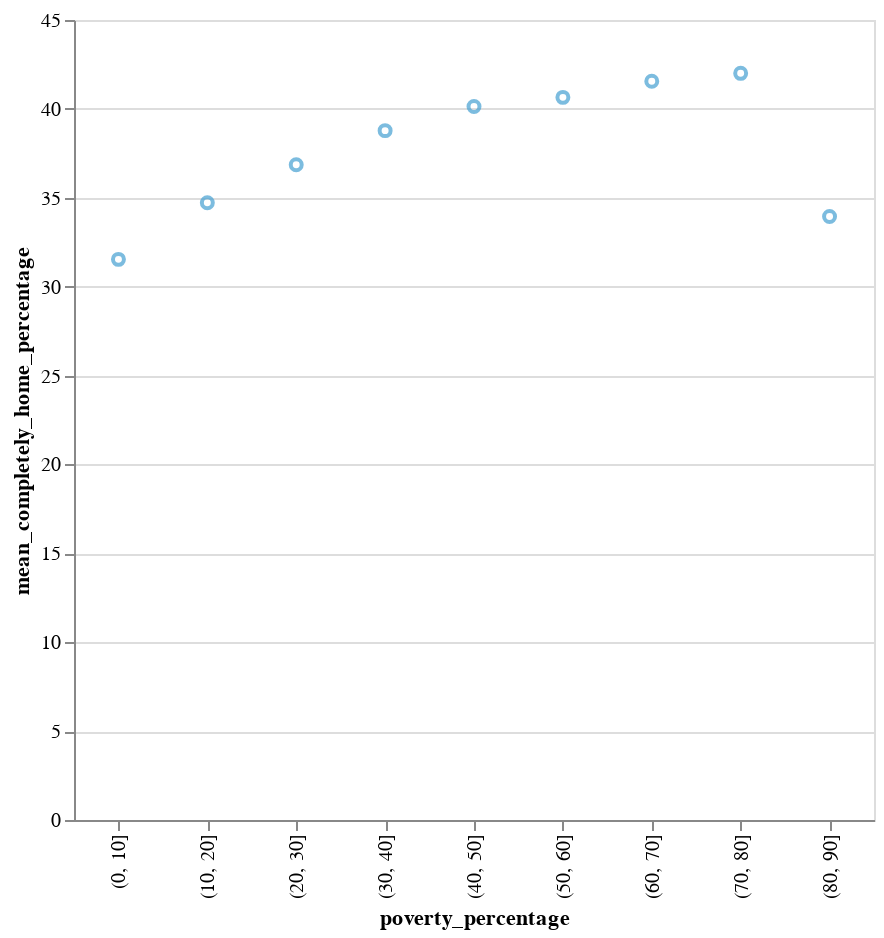

Notebook source saved alongside this figure:
### Code cell
#
alt.Chart(result_mean_df).mark_point().encode(
    alt.X('poverty_percentage:N'),
    alt.Y('mean_completely_home_percentage'),
    color = alt.Color('color',scale=None),
    tooltip=[alt.Tooltip('poverty_percentage'),
             alt.Tooltip('mean_completely_home_percentage')]
).properties(width=400, height=400).interactive()

### Figure 1 — Vega-Lite specification as saved in the notebook (floating-point values rounded to 4 significant figures)
{"config": {"view": {"continuousWidth": 400, "continuousHeight": 300}}, "data": {"name": "data-c16da4c19a694fc7ef947e9fd4b48627"}, "mark": "point", "encoding": {"color": {"type": "nominal", "field": "color", "scale": null}, "tooltip": [{"type": "nominal", "field": "poverty_percentage"}, {"type": "quantitative", "field": "mean_completely_home_percentage"}], "x": {"type": "nominal", "field": "poverty_percentage"}, "y": {"type": "quantitative", "field": "mean_completely_home_percentage"}}, "height": 400, "selection": {"selector003": {"type": "interval", "bind": "scales", "encodings": ["x", "y"]}}, "width": 400, "$schema": "https://vega.github.io/schema/vega-lite/v4.8.1.json", "datasets": {"data-c16da4c19a694fc7ef947e9fd4b48627": [{"poverty_percentage": "(0, 10]", "mean_completely_home_percentage": 31.54, "mean_full_time_work_percentage": 5.965, "mean_part_time_work_percentage": 8.751, "color": "#45a0d1"}, {"poverty_percentage": "(10, 20]", "mean_completely_home_percentage": 34.72, "mean_full_time_work_percentage": 5.431, "mean_part_time_work_percentage": 8.034, "color": "#45a0d1"}, {"poverty_percentage": "(20, 30]", "mean_completely_home_percentage": 36.86, "mean_full_time_work_percentage": 5.014, "mean_part_time_work_percentage": 7.623, "color": "#45a0d1"}, {"poverty_percentage": "(30, 40]", "mean_completely_home_percentage": 38.78, "mean_full_time_work_percentage": 4.437, "mean_part_time_work_percentage": 7.167, "color": "#45a0d1"}, {"poverty_percentage": "(40, 50]", "mean_completely_home_percentage": 40.14, "mean_full_time_work_percentage": 4.209, "mean_part_time_work_percentage": 6.766, "color": "#45a0d1"}, {"poverty_percentage": "(50, 60]", "mean_completely_home_percentage": 40.65, "mean_full_time_work_percentage": 3.922, "mean_part_time_work_percentage": 6.447, "color": "#45a0d1"}, {"poverty_percentage": "(60, 70]", "mean_completely_home_percentage": 41.56, "mean_full_time_work_percentage": 3.884, "mean_part_time_work_percentage": 6.497, "color": "#45a0d1"}, {"poverty_percentage": "(70, 80]", "mean_completely_home_percentage": 42.0, "mean_full_time_work_percentage": 3.818, "mean_part_time_work_percentage": 6.267, "color": "#45a0d1"}, {"poverty_percentage": "(80, 90]", "mean_completely_home_percentage": 33.94, "mean_full_time_work_percentage": 3.279, "mean_part_time_work_percentage": 7.091, "color": "#45a0d1"}]}}
